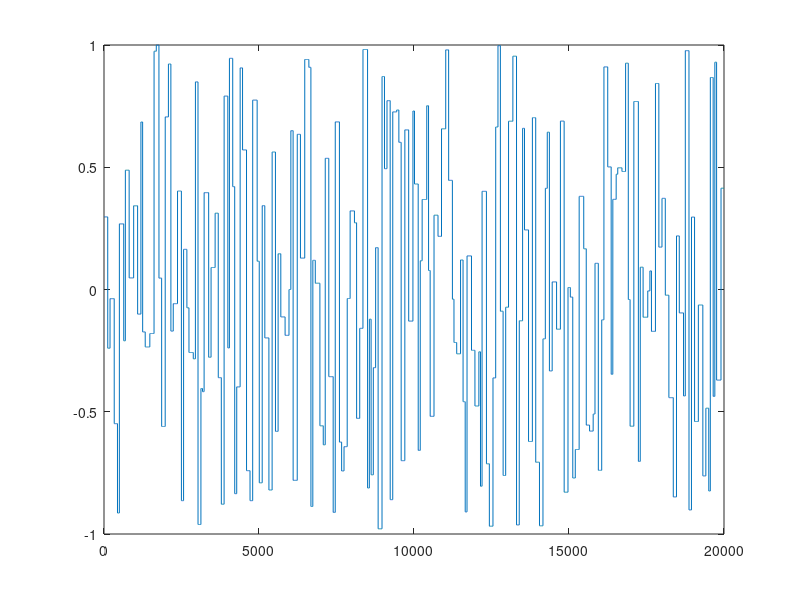

MATLAB code to generate this figure:
Ts=0.01;   %chu ky lay mau
N=20000;   %so mau du lieu
Umin = -1;
Umax = 1;
PWmin = 50;
PWmax = 150;
k1=1;
k2=1;
uu = zeros(1,N);
while k2 < N
    PW = PWmin + round(rand*(PWmax-PWmin));
    k2 = k1 + PW;
    if k2 > N
        k2 = N;
    end
    uu(k1:k2) = Umin + rand*(Umax-Umin);
    k1 = k2;
end
t = (1:N)*Ts;
plot(uu)
sig = [t;uu];
save Pendulum_Input sig
